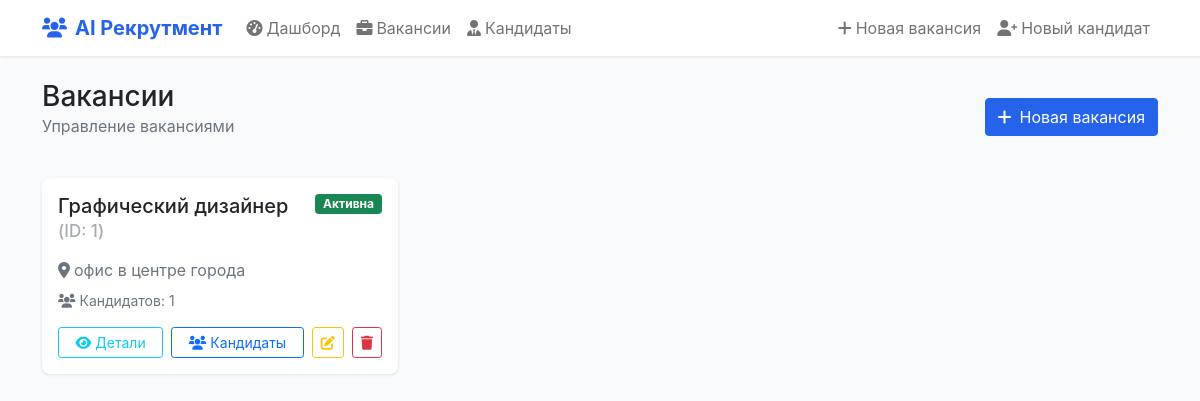
/vacancies, run on the app's committed database.
### tables this page shows
CREATE TABLE jobs
(
    id                  integer PRIMARY KEY autoincrement,
    fk_jpi_id           integer,
    fk_p_id             integer,
    fk_jwe_id           integer,
    fk_je_id            integer,
    skills              text,
    skills_technologies text,
    FOREIGN KEY (fk_jpi_id) REFERENCES job_personal_info (id),
    FOREIGN KEY (fk_p_id) REFERENCES preferences (id),
    FOREIGN KEY (fk_jwe_id) REFERENCES job_work_experience (id),
    FOREIGN KEY (fk_je_id) REFERENCES job_education (id)
);

CREATE TABLE preferences
(
    id               integer PRIMARY KEY autoincrement,
    desired_position text,
    employment_type  text,
    desired_salary   integer
);

CREATE TABLE job_personal_info
(
    id         integer PRIMARY KEY autoincrement,
    age        text,
    location   text,
    relocation text
);

### app.py (the view)
@app.route('/vacancies')
def vacancies():
    return render_template('vacancies.html', vacancies=get_vacancies())

### app.py (called while the page is built)
def get_db_connection():
    conn = sqlite3.connect(DB_PATH)
    conn.row_factory = sqlite3.Row
    return conn

### templates/vacancies.html (shortened to what this page needs)
{% extends "base.html" %}
{% block content %}
<div class="row mb-4">
    <div class="col-12 d-flex justify-content-between align-items-center">
        <div>
            <h1 class="h3 mb-0">Вакансии</h1>
            <p class="text-muted">Управление вакансиями</p>
        </div>
        <a href="{{ url_for('new_vacancy') }}" class="btn btn-primary">
            <i class="fas fa-plus me-2"></i>Новая вакансия
        </a>
    </div>
</div>
{% if vacancies %}
<div class="row">
    {% for vacancy in vacancies %}
    <div class="col-md-6 col-lg-4 mb-4">
        <div class="card h-100 vacancy-card position-relative" onclick="window.location='{{ url_for('vacancy_detail', vacancy_id=vacancy.id) }}'">
            <div class="card-body">
                <div class="d-flex justify-content-between align-items-start mb-3">
                    <h5 class="card-title mb-0">
                        {{ vacancy.desired_position }}
                        <span class="text-muted small" style="font-size: 0.85em; opacity: 0.6;">(ID: {{ vacancy.id }})</span>
                    </h5>
                    <span class="badge {% if vacancy.status == 'active' %}bg-success{% else %}bg-secondary{% endif %} status-badge">
                        {% if vacancy.status == 'active' %}Активна{% else %}Закрыта{% endif %}
                    </span>
                </div>
                <p class="text-muted mb-2">
                    <i class="fas fa-map-marker-alt me-1"></i>{{ vacancy.location }}
                </p>
                <div class="d-flex justify-content-between align-items-center">
                    <small class="text-muted">
                        <i class="fas fa-users me-1"></i>Кандидатов: {{ vacancy.candidates_count }}
                    </small>
                </div>
                <div class="mt-3 d-flex gap-2">
                    <a href="{{ url_for('vacancy_detail', vacancy_id=vacancy.id) }}" class="btn btn-sm btn-outline-info flex-fill">
                        <i class="fas fa-eye me-1"></i>Детали
                    </a>
                    <a href="{{ url_for('vacancy_candidates', vacancy_id=vacancy.id) }}" class="btn btn-sm btn-outline-primary flex-fill">
                        <i class="fas fa-users me-1"></i>Кандидаты
                    </a>
                    <a href="{{ url_for('edit_vacancy', vacancy_id=vacancy.id) }}" class="btn btn-sm btn-outline-warning" title="Редактировать">
                        <i class="fas fa-edit"></i>
                    </a>
                    <form action="{{ url_for('delete_vacancy', vacancy_id=vacancy.id) }}" method="post" style="display:inline;">
                        <button type="submit" class="btn btn-sm btn-outline-danger" title="Удалить" onclick="return confirm('Вы уверены, что хотите удалить вакансию?');">
                            <i class="fas fa-trash"></i>
                        </button>
                    </form>
                </div>
            </div>
        </div>
    </div>
    {% endfor %}
</div>
{% endif %}
{% endblock %}

### templates/base.html (style rules this page uses)
:root { --primary-color: #2563eb; --secondary-color: #64748b; --success-color: #10b981; --warning-color: #f59e0b; --danger-color: #ef4444; --light-bg: #f8fafc; --border-color: #e2e8f0; }
body { background-color: var(--light-bg); font-family: 'Inter', -apple-system, BlinkMacSystemFont, sans-serif; }
.card { border: none; box-shadow: 0 1px 3px rgba(0,0,0,0.1); border-radius: 8px; }
.btn-primary { background-color: var(--primary-color); border-color: var(--primary-color); }
.status-badge { font-size: 0.75rem; padding: 0.25rem 0.5rem; }

### templates/vacancies.html (style rules this page uses)
.card.vacancy-card { cursor: pointer; transition: box-shadow 0.2s; }

### data on the page
jobs: desired_position "Графический дизайнер", id "1", location "офис в центре города", candidates_count "1"
